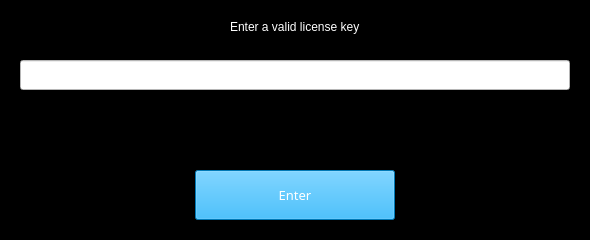
         <widget class="QWidget" name="license_key">
          <property name="styleSheet">
           <string notr="true">background-color: rgb(0, 0, 0);</string>
          </property>
          <layout class="QVBoxLayout" name="verticalLayout_12">
           <property name="spacing">
            <number>0</number>
           </property>
           <property name="leftMargin">
            <number>0</number>
           </property>
           <property name="topMargin">
            <number>0</number>
           </property>
           <property name="rightMargin">
            <number>0</number>
           </property>
           <property name="bottomMargin">
            <number>0</number>
           </property>
           <item>
            <widget class="QFrame" name="frame_8">
             <property name="frameShape">
              <enum>QFrame::StyledPanel</enum>
             </property>
             <property name="frameShadow">
              <enum>QFrame::Raised</enum>
             </property>
             <layout class="QVBoxLayout" name="verticalLayout_13">
              <item alignment="Qt::AlignHCenter">
               <widget class="QFrame" name="frame_11">
                <property name="frameShape">
                 <enum>QFrame::StyledPanel</enum>
                </property>
                <property name="frameShadow">
                 <enum>QFrame::Raised</enum>
                </property>
                <layout class="QHBoxLayout" name="horizontalLayout_13">
                 <item>
                  <widget class="QLabel" name="label_14">
                   <property name="font">
                    <font/>
                   </property>
                   <property name="styleSheet">
                    <string notr="true">color: rgb(255, 255, 255);</string>
                   </property>
                   <property name="text">
                    <string>Enter a valid license key</string>
                   </property>
                  </widget>
                 </item>
                </layout>
               </widget>
              </item>
              <item alignment="Qt::AlignHCenter">
               <widget class="QFrame" name="frame_10">
                <property name="frameShape">
                 <enum>QFrame::StyledPanel</enum>
                </property>
                <property name="frameShadow">
                 <enum>QFrame::Raised</enum>
                </property>
                <layout class="QHBoxLayout" name="horizontalLayout_14">
                 <item>
                  <widget class="QLineEdit" name="license_edit">
                   <property name="minimumSize">
                    <size>
                     <width>550</width>
                     <height>30</height>
                    </size>
                   </property>
                   <property name="font">
                    <font/>
                   </property>
                   <property name="styleSheet">
                    <string notr="true">color: rgb(0, 0, 0);
background-color: rgb(255, 255, 255);</string>
                   </property>
                   <property name="text">
                    <string/>
                   </property>
                  </widget>
                 </item>
                </layout>
               </widget>
              </item>
             </layout>
            </widget>
           </item>
           <item>
            <widget class="QFrame" name="frame_9">
             <property name="frameShape">
              <enum>QFrame::StyledPanel</enum>
             </property>
             <property name="frameShadow">
              <enum>QFrame::Raised</enum>
             </property>
             <layout class="QVBoxLayout" name="verticalLayout_14">
              <item alignment="Qt::AlignHCenter">
               <widget class="QFrame" name="frame_12">
                <property name="frameShape">
                 <enum>QFrame::StyledPanel</enum>
                </property>
                <property name="frameShadow">
                 <enum>QFrame::Raised</enum>
                </property>
                <layout class="QHBoxLayout" name="horizontalLayout_15">
                 <item>
                  <widget class="QLabel" name="validation_error">
                   <property name="minimumSize">
                    <size>
                     <width>450</width>
                     <height>5</height>
                    </size>
                   </property>
                   <property name="styleSheet">
                    <string notr="true"/>
                   </property>
                   <property name="text">
                    <string/>
                   </property>
                  </widget>
                 </item>
                </layout>
               </widget>
              </item>
              <item alignment="Qt::AlignHCenter">
               <widget class="QFrame" name="frame_13">
                <property name="frameShape">
                 <enum>QFrame::StyledPanel</enum>
                </property>
                <property name="frameShadow">
                 <enum>QFrame::Raised</enum>
                </property>
                <layout class="QHBoxLayout" name="horizontalLayout_16">
                 <item>
                  <widget class="QPushButton" name="enter_btn">
                   <property name="minimumSize">
                    <size>
                     <width>200</width>
                     <height>50</height>
                    </size>
                   </property>
                   <property name="font">
                    <font>
                     <family>Comfortaa</family>
                     <pointsize>10</pointsize>
                     <weight>50</weight>
                     <italic>false</italic>
                     <bold>false</bold>
                    </font>
                   </property>
                   <property name="styleSheet">
                    <string notr="true">background-color: rgb(0, 170, 255);
color: rgb(255, 255, 255);</string>
                   </property>
                   <property name="text">
                    <string>Enter</string>
                   </property>
                  </widget>
                 </item>
                </layout>
               </widget>
              </item>
             </layout>
            </widget>
           </item>
          </layout>
         </widget>
